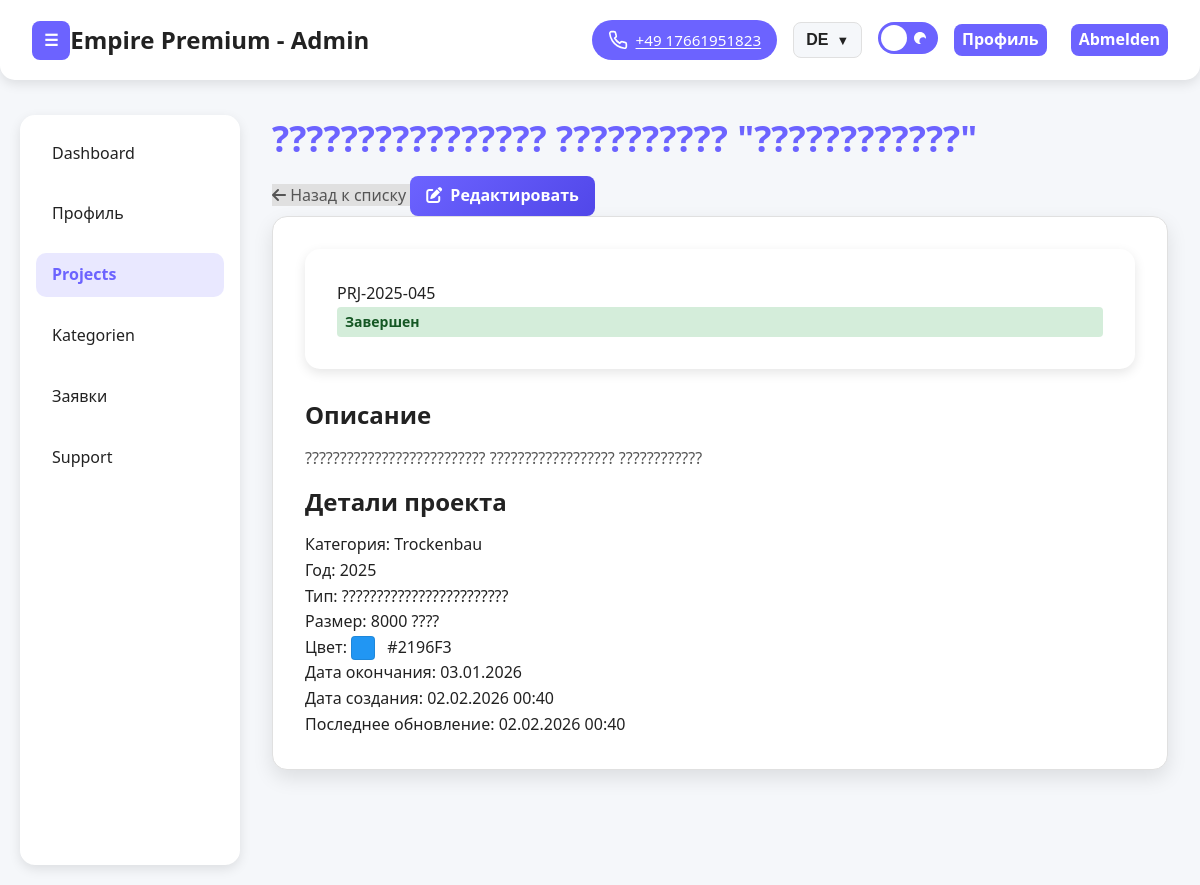
/adminka/projects/2/ (signed in), run on the app's committed database.
### main/models.py (models this page shows, shortened)
class AdminProject(models.Model):
    STATUS_CHOICES = [
        ('planned', 'Запланирован'),
        ('in_progress', 'В работе'),
        ('completed', 'Завершен'),
    ]
    project_code = models.CharField('Код проекта', max_length=50, unique=True)
    name = models.CharField('Название', max_length=255)
    description = models.TextField('Описание', blank=True)
    category = models.ForeignKey(Category, on_delete=models.SET_NULL, null=True, blank=True, verbose_name='Категория')
    status = models.CharField('Статус', max_length=20, choices=STATUS_CHOICES, default='planned')
    year = models.IntegerField('Год', null=True, blank=True)
    type = models.CharField('Тип', max_length=100, blank=True)
    size = models.CharField('Размер', max_length=100, blank=True)
    color = models.CharField('Цвет', max_length=50, blank=True)
    end_date = models.DateField('Дата окончания', null=True, blank=True)
    created_at = models.DateTimeField('Дата создания', auto_now_add=True)
    updated_at = models.DateTimeField('Дата обновления', auto_now=True)
    class Meta:
        verbose_name = 'Проект (админка)'
        verbose_name_plural = 'Проекты (админка)'
        db_table = 'projects'
        ordering = ['-created_at']
        indexes = [
            models.Index(fields=['status']),
            models.Index(fields=['-created_at']),
        ]

class Category(models.Model):
    name = models.CharField('Название (RU)', max_length=100, blank=True)
    name_en = models.CharField('Название (EN)', max_length=100, blank=True)
    name_de = models.CharField('Название (DE)', max_length=100, blank=True)
    created_at = models.DateTimeField('Дата создания', auto_now_add=True)
    class Meta:
        verbose_name = 'Категория'
        verbose_name_plural = 'Категории'
        db_table = 'categories'

### main/adminka_views.py (the view)
# urls.py: path('adminka/projects/<int:pk>/', adminka_views.adminka_project_view, name='adminka_project_view'),
@login_required(login_url=settings.LOGIN_URL)
@user_passes_test(is_staff_user, login_url=settings.LOGIN_URL)
def adminka_project_view(request, pk):
    project = get_object_or_404(AdminProject, pk=pk)
    context = {
        'admin_name': request.user.get_full_name() or request.user.username,
        'project': project,
    }
    return render(request, 'adminka/project_view.html', context)

### main/adminka_views.py (called while the page is built)
def is_staff_user(user):
    return user.is_authenticated and user.is_staff

### main/context_processors.py (called while the page is built)
def cabinet_profile(request):
    context = {}
    if not request.user.is_authenticated:
        return context
    resolver_match = getattr(request, 'resolver_match', None)
    if not resolver_match:
        return context
    url_name = getattr(resolver_match, 'url_name', '') or ''
    if not url_name.startswith('cabinet_'):
        return context
    try:
        context['user_profile'] = UserProfile.objects.get(user=request.user)
    except UserProfile.DoesNotExist:
        context['user_profile'] = None
    return context

### main/templates/adminka/project_view.html (shortened to what this page needs)
{% extends 'adminka/base.html' %}
{% load static %}
{% block extra_css %}
<link rel="stylesheet" href="{% static 'adminka/css/pages/project-view.css' %}" />
{% endblock %}
{% block content %}
<main class="dashboard">
    <div class="page-actions" data-aos="fade-up">
        <h1>{{ project.name }}</h1>
        <div class="action-buttons">
            <a href="{% url 'main:adminka_projects' %}" class="btn-secondary">
                <span><i class="fa-solid fa-arrow-left"></i></span>
                <span>Назад к списку</span>
            </a>
            <a href="{% url 'main:adminka_project_edit' project.pk %}" class="btn-primary">
                <span><i class="fa-solid fa-pen-to-square"></i></span>
                <span>Редактировать</span>
            </a>
        </div>
    </div>
    <div class="card project-details" data-aos="fade-up" data-aos-delay="200">
        <div class="project-header">
            <div class="project-code-badge">{{ project.project_code }}</div>
            <div class="project-status status-{{ project.status }}">
                {{ project.get_status_display }}
            </div>
        </div>
        {% if project.description %}
        <div class="project-section">
            <h3>Описание</h3>
            <p>{{ project.description|linebreaks }}</p>
        </div>
        {% endif %}
        <div class="project-section">
            <h3>Детали проекта</h3>
            <div class="details-grid">
                {% if project.category %}
                <div class="detail-item">
                    <span class="detail-label">Категория:</span>
                    <span class="detail-value">{{ project.category.name_de }}</span>
                </div>
                {% endif %}
                {% if project.year %}
                <div class="detail-item">
                    <span class="detail-label">Год:</span>
                    <span class="detail-value">{{ project.year }}</span>
                </div>
                {% endif %}
                {% if project.type %}
                <div class="detail-item">
                    <span class="detail-label">Тип:</span>
                    <span class="detail-value">{{ project.type }}</span>
                </div>
                {% endif %}
                {% if project.size %}
                <div class="detail-item">
                    <span class="detail-label">Размер:</span>
                    <span class="detail-value">{{ project.size }}</span>
                </div>
                {% endif %}
                {% if project.color %}
                <div class="detail-item">
                    <span class="detail-label">Цвет:</span>
                    <span class="detail-value">
                        <span style="display: inline-block; width: 24px; height: 24px; background-color: {{ project.color }}; border-radius: 4px; margin-right: 0.5rem; vertical-align: middle; border: 1px solid rgba(0,0,0,0.1);"></span>
                        {{ project.color }}
                    </span>
                </div>
                {% endif %}
                {% if project.end_date %}
                <div class="detail-item">
                    <span class="detail-label">Дата окончания:</span>
                    <span class="detail-value">{{ project.end_date|date:"d.m.Y" }}</span>
                </div>
                {% endif %}
                <div class="detail-item">
                    <span class="detail-label">Дата создания:</span>
                    <span class="detail-value">{{ project.created_at|date:"d.m.Y H:i" }}</span>
                </div>
                <div class="detail-item">
                    <span class="detail-label">Последнее обновление:</span>
                    <span class="detail-value">{{ project.updated_at|date:"d.m.Y H:i" }}</span>
                </div>
            </div>
        </div>
    </div>
</main>
{% endblock %}

### main/static/adminka/css/themes/light.css (style rules this page uses)
:root { --color-primary: #6c63ff; --color-secondary: #5147e9; --color-accent: #ffcc00; --color-background: #f5f7fa; --color-surface: #ffffff; --color-surface-alt: #f0f1f6; --color-border: #e0e0e0; --color-border-strong: #bdbdbd; --color-shadow: rgba(0, 0, 0, 0.1); --color-shadow-strong: rgba(0, 0, 0, 0.18); --gradient-primary: linear-gradient(135deg, #6c63ff 0%, #5147e9 100%); --gradient-accent: linear-gradient(90deg, #ffcc00 0%, #ffe066 100%); --color-text-primary: #222222; --color-text-secondary: #555555; --color-text-muted: #999999; --color-text-inverse: #fff; --color-success: #28a745; --color-warning: #ffc107; --color-danger: #dc3545; --color-info: #17a2b8; --button-radius: 8px; --button-padding: 0.2rem 0.5rem; --button-font-weight: 600; --button-transition: all 0.3s ease; --button-shadow: 0 2px 8px var(--color-shadow); --card-radius: 15px; --card-padding: 1.5rem; --card-shadow: 0 4px 12px var(--color-shadow); --card-hover-shadow: 0 8px 25px rgba(0, 0, 0, 0.15); --transition-fast: 0.2s ease; --transition-normal: 0.3s ease; --transition-slow: 0.5s ease; --container-max-width: 1200px; --container-padding: 0 20px; --header-height: 70px; --footer-height: auto; --spacing-xxs: 0.125rem; --spacing-xs: 0.25rem; --spacing-sm: 0.5rem; --spacing-md: 1rem; --spacing-lg: 1.5rem; --spacing-xl: 2rem; --spacing-xxl: 3rem; --section-padding: 100px; --font-family-primary: 'Inter', -apple-system, BlinkMacSystemFont, 'Segoe UI', Roboto, sans-serif; --font-size-xs: 0.75rem; --font-size-sm: 0.875rem; --font-size-base: 1rem; --font-size-lg: 1.125rem; --font-size-xl: 1.25rem; --font-size-2xl: 1.5rem; --font-size-3xl: 1.875rem; --font-size-4xl: 2.25rem; --font-size-hero: 3.5rem; --z-dropdown: 1000; --z-sticky: 1020; --z-fixed: 1030; --z-modal-backdrop: 1040; --z-modal: 1050; --z-popover: 1060; --z-tooltip: 1070; --breakpoint-xs: 480px; --breakpoint-sm: 768px; --breakpoint-md: 992px; --breakpoint-lg: 1200px; --breakpoint-xl: 1400px; }
* { box-sizing: border-box; margin: 0; padding: 0; }
.btn-primary { background-color: var(--color-primary); color: #fff; border-radius: var(--button-radius); padding: 0.4rem 1rem; font-weight: var(--button-font-weight); border: none; cursor: pointer; text-decoration: none; display: inline-flex; align-items: center; gap: 0.5rem; text-wrap-mode: nowrap; height: 40px; }
html { scroll-behavior: smooth; }
body { font-family: var(--font-family-primary); font-size: var(--font-size-base); line-height: 1.6; color: var(--color-text-primary); background-color: var(--color-background); -webkit-font-smoothing: antialiased; -moz-osx-font-smoothing: grayscale; }
.card { background-color: var(--color-surface); border-radius: var(--card-radius); box-shadow: var(--card-shadow); padding: var(--card-padding); transition: var(--transition-normal); border: 1px solid var(--color-border); }
h1, h2, h3, h4, h5, h6 { font-weight: 700; line-height: 1.2; margin-bottom: var(--spacing-md); color: var(--color-text-primary); }
h1 { font-size: var(--font-size-4xl); }
h3 { font-size: var(--font-size-2xl); }
p { margin-bottom: var(--spacing-md); color: var(--color-text-secondary); }
a { color: var(--color-primary); text-decoration: none; transition: var(--transition-fast); }
.status-completed { color: var(--color-success); background-color: rgba(40, 167, 69, 0.1); padding: var(--spacing-xs) var(--spacing-sm); border-radius: 4px; font-size: var(--font-size-sm); font-weight: 600; }

### main/static/adminka/css/forms.css (style rules this page uses)
:root { --color-primary-light: rgba(108, 99, 255, 0.2); }

### main/static/adminka/css/pages/project-view.css (style rules this page uses)
.dashboard { margin-left: 240px; padding: 2rem; background-color: var(--color-background); min-height: 100vh; font-family: 'Segoe UI', Tahoma, Geneva, Verdana, sans-serif; transition: margin-left 0.3s ease; margin-top: 85px; }
.dashboard .card { background-color: var(--color-surface); border-radius: 15px; box-shadow: 0 8px 20px var(--color-shadow); padding: 2rem; color: var(--color-text-primary); margin-bottom: 2rem; }
.dashboard h1 { font-weight: 700; color: var(--color-primary); margin-bottom: 1rem; }
.project-header { background: var(--color-surface); border-radius: 15px; box-shadow: 0 4px 12px var(--color-shadow); padding: 2rem; margin-bottom: 2rem; }
.btn-primary { background: linear-gradient(135deg, var(--color-primary), var(--color-secondary)); color: white; }
.btn-secondary { background: var(--color-border); color: var(--color-text-secondary); }
.status-completed { background: rgba(40, 167, 69, 0.2); color: #155724; }

### data on the page
AdminProject: name "???????????????? ?????????? \"????????????\"", project_code "PRJ-2025-045", status "Завершен", description "?????????????????????????? ?????????????????? ????????????", category.name_de "Trockenbau", year "2025", type "????????????????????????", size "8000 ????", color "#2196F3", end_date "03.01.2026", created_at "02.02.2026 00:40", updated_at "02.02.2026 00:40"
